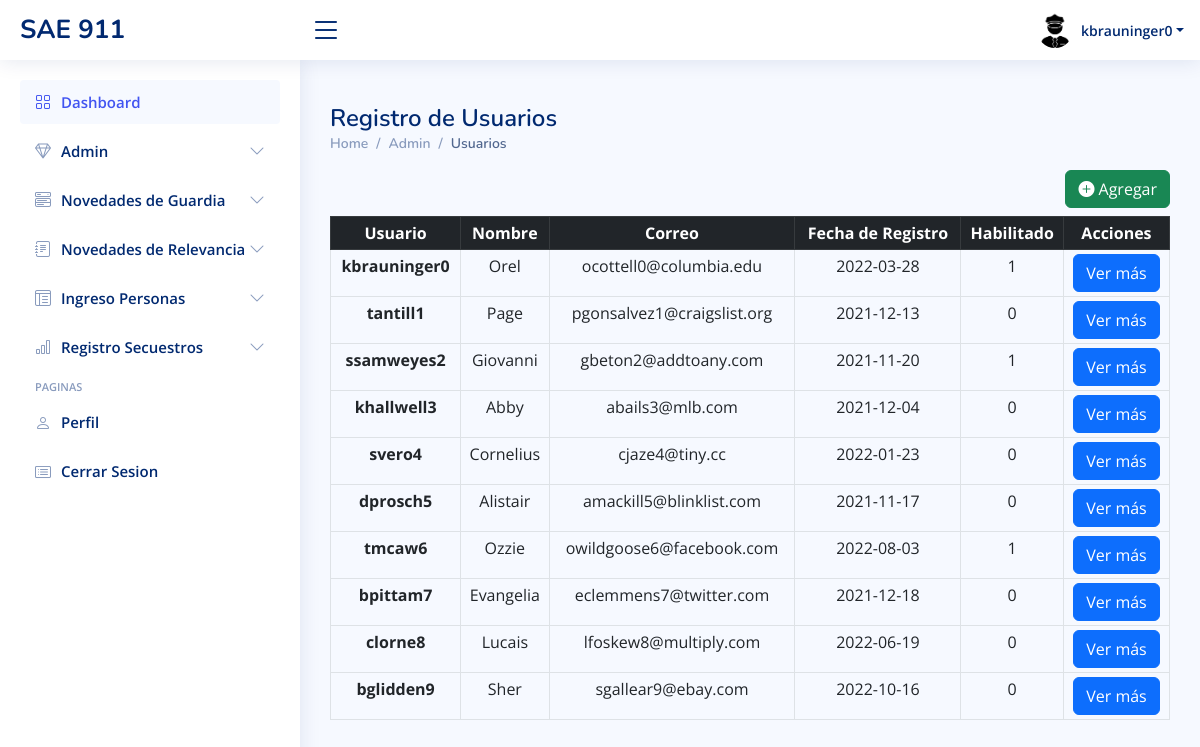
The page /usuarios-tabla.php (signed in) on the database its author committed.
### tables this page shows
CREATE TABLE `usuarios` (
  `idUsuario` int NOT NULL,
  `usuario` varchar(50) NOT NULL,
  `contraseña` varchar(50) NOT NULL,
  `rol` int NOT NULL,
  `habilitado` int NOT NULL,
  `borrado` int NOT NULL,
  `idPersona` int NOT NULL
);

CREATE TABLE `personas` (
  `idPersona` int NOT NULL,
  `nombre` varchar(50) DEFAULT NULL,
  `apellido` varchar(50) DEFAULT NULL,
  `correo` varchar(50) DEFAULT NULL,
  `telefono` varchar(50) DEFAULT NULL,
  `sexo` varchar(50) DEFAULT NULL,
  `dni` varchar(20) DEFAULT NULL,
  `fechaRegistro` date DEFAULT NULL,
  `habilitado` int DEFAULT NULL,
  `borrado` int DEFAULT NULL
);

### usuarios-tabla.php (the view, shortened to what this page needs)
<?php
include 'conexion.php';
$consultaDatosTabla = "SELECT * FROM usuarios u INNER JOIN personas p WHERE u.idPersona=p.idPersona";
$resultado4 = mysqli_query($conexion, $consultaDatosTabla);
?>
<!DOCTYPE html>
<html lang="en">
<head>
    <link href="assets/vendor/bootstrap/css/bootstrap.min.css" rel="stylesheet">
    <link href="assets/vendor/bootstrap-icons/bootstrap-icons.css" rel="stylesheet">
    <link href="assets/vendor/boxicons/css/boxicons.min.css" rel="stylesheet">
    <link href="assets/vendor/quill/quill.snow.css" rel="stylesheet">
    <link href="assets/vendor/quill/quill.bubble.css" rel="stylesheet">
    <link href="assets/vendor/remixicon/remixicon.css" rel="stylesheet">
    <link href="assets/vendor/simple-datatables/style.css" rel="stylesheet">
    <link href="assets/css/style.css" rel="stylesheet">
</head>
<body>
    <?php include("./template/dashboard.php")?>
    <?php  if($_SESSION['rol'] == 1){
        include ("./template/admin.php");
        }else{
        include ("./template/usuario.php");
        }
    ?>
    <main id="main" class="main">
        <div class="pagetitle">
            <h1>Registro de Usuarios</h1>
            <nav>
                <ol class="breadcrumb">
                    <li class="breadcrumb-item"><a href="inicio-dashboard.php">Home</a></li>
                    <li class="breadcrumb-item"><a href="#">Admin</a></li>
                    <li class="breadcrumb-item active">Usuarios</li>
                </ol>
            </nav>
        </div>
        <button type="button" class="btn btn-success float-end mb-2" data-bs-toggle="modal" data-bs-target="#staticBackdrop">
            <i class="bi bi-plus-circle-fill"></i>
            Agregar
        </button>
        <section class="section">
            <table class="table table-sm table-hover table-bordered text-center">
                <thead class="table-dark">
                    <tr>
                        <th scope="col">Usuario</th>
                        <th scope="col">Nombre</th>
                        <th scope="col">Correo</th>
                        <th scope="col">Fecha de Registro</th>
                        <th scope="col">Habilitado</th>
                        <th scope="col">Acciones</th>
                    </tr>
                </thead>
                <tbody>
                    <?php
                    while ($row = $resultado4->fetch_assoc()) {
                    ?>
                        <tr>
                            <th scope="row"><?php echo $row['usuario'] ?></th>
                            <td scope="row"><?php echo $row['nombre'] ?></td>
                            <td scope="row"><?php echo $row['correo'] ?></td>
                            <td scope="row"><?php echo $row['fechaRegistro'] ?></td>
                            <td scope="row"><?php echo $row['habilitado'] ?></td>
                            <?php $idUsuario = $row['idUsuario'] ?>
                            <td scope="row">
                                <a class="btn btn-primary" href="usuarios-ver-mas.php?id=<?php echo $idUsuario?>">Ver más</a>
                            </td>
                        </tr>
                    <?php
                    }
                    ?>
                </tbody>
            </table>
        </section>
    </main>
</body>
</html>

### assets/css/style.css (style rules this page uses)
:root { scroll-behavior: smooth; }
body { font-family: "Open Sans", sans-serif; background: #f6f9ff; color: #444444; }
a { color: #4154f1; text-decoration: none; }
h1, h2, h3, h4, h5, h6 { font-family: "Nunito", sans-serif; }
#main { margin-top: 60px; padding: 20px 30px; transition: all 0.3s; }
.pagetitle { margin-bottom: 10px; }
.pagetitle h1 { font-size: 24px; margin-bottom: 0; font-weight: 600; color: #012970; }
.breadcrumb { font-size: 14px; font-family: "Nunito", sans-serif; color: #899bbd; font-weight: 600; }
.breadcrumb a { color: #899bbd; transition: 0.3s; }
.breadcrumb .breadcrumb-item::before { color: #899bbd; }
.breadcrumb .active { color: #51678f; font-weight: 600; }
@media (min-width: 1200px) { #main, #footer { margin-left: 300px; } }

### rows shown on the page
usuarios: usuario "kbrauninger0", idPersona.nombre "Orel", idPersona.correo "ocottell0@columbia.edu", idPersona.fechaRegistro "2022-03-28", idPersona.habilitado "1"
usuarios: usuario "tantill1", idPersona.nombre "Page", idPersona.correo "pgonsalvez1@craigslist.org", idPersona.fechaRegistro "2021-12-13", idPersona.habilitado "0"
usuarios: usuario "ssamweyes2", idPersona.nombre "Giovanni", idPersona.correo "gbeton2@addtoany.com", idPersona.fechaRegistro "2021-11-20", idPersona.habilitado "1"
usuarios: usuario "khallwell3", idPersona.nombre "Abby", idPersona.correo "abails3@mlb.com", idPersona.fechaRegistro "2021-12-04", idPersona.habilitado "0"
usuarios: usuario "svero4", idPersona.nombre "Cornelius", idPersona.correo "cjaze4@tiny.cc", idPersona.fechaRegistro "2022-01-23", idPersona.habilitado "0"
usuarios: usuario "dprosch5", idPersona.nombre "Alistair", idPersona.correo "amackill5@blinklist.com", idPersona.fechaRegistro "2021-11-17", idPersona.habilitado "0"
usuarios: usuario "tmcaw6", idPersona.nombre "Ozzie", idPersona.correo "owildgoose6@facebook.com", idPersona.fechaRegistro "2022-08-03", idPersona.habilitado "1"
usuarios: usuario "bpittam7", idPersona.nombre "Evangelia", idPersona.correo "eclemmens7@twitter.com", idPersona.fechaRegistro "2021-12-18", idPersona.habilitado "0"
usuarios: usuario "clorne8", idPersona.nombre "Lucais", idPersona.correo "lfoskew8@multiply.com", idPersona.fechaRegistro "2022-06-19", idPersona.habilitado "0"
usuarios: usuario "bglidden9", idPersona.nombre "Sher", idPersona.correo "sgallear9@ebay.com", idPersona.fechaRegistro "2022-10-16", idPersona.habilitado "0"

### other values the page prints
$_SESSION['usuario'] "kbrauninger0"
